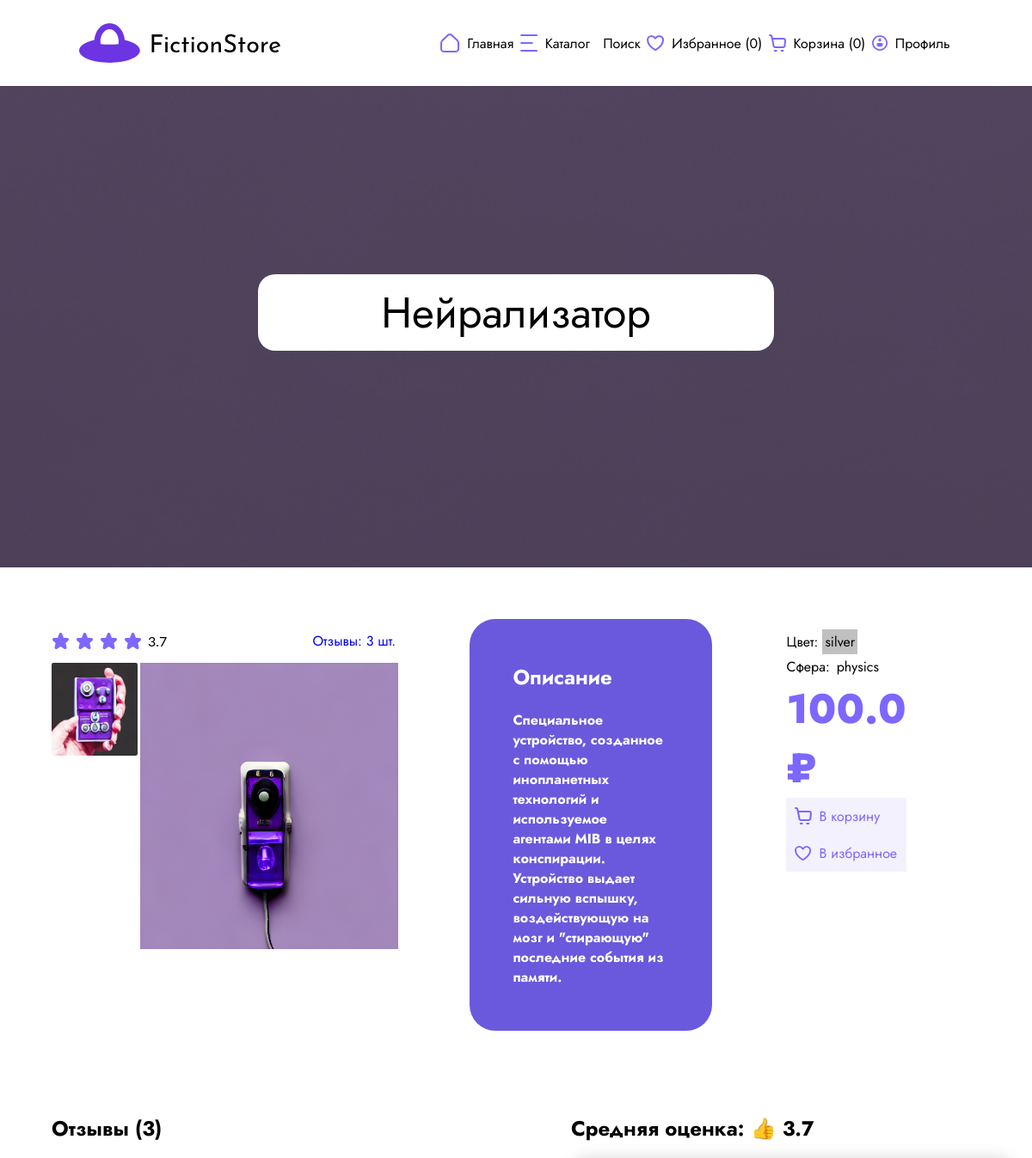
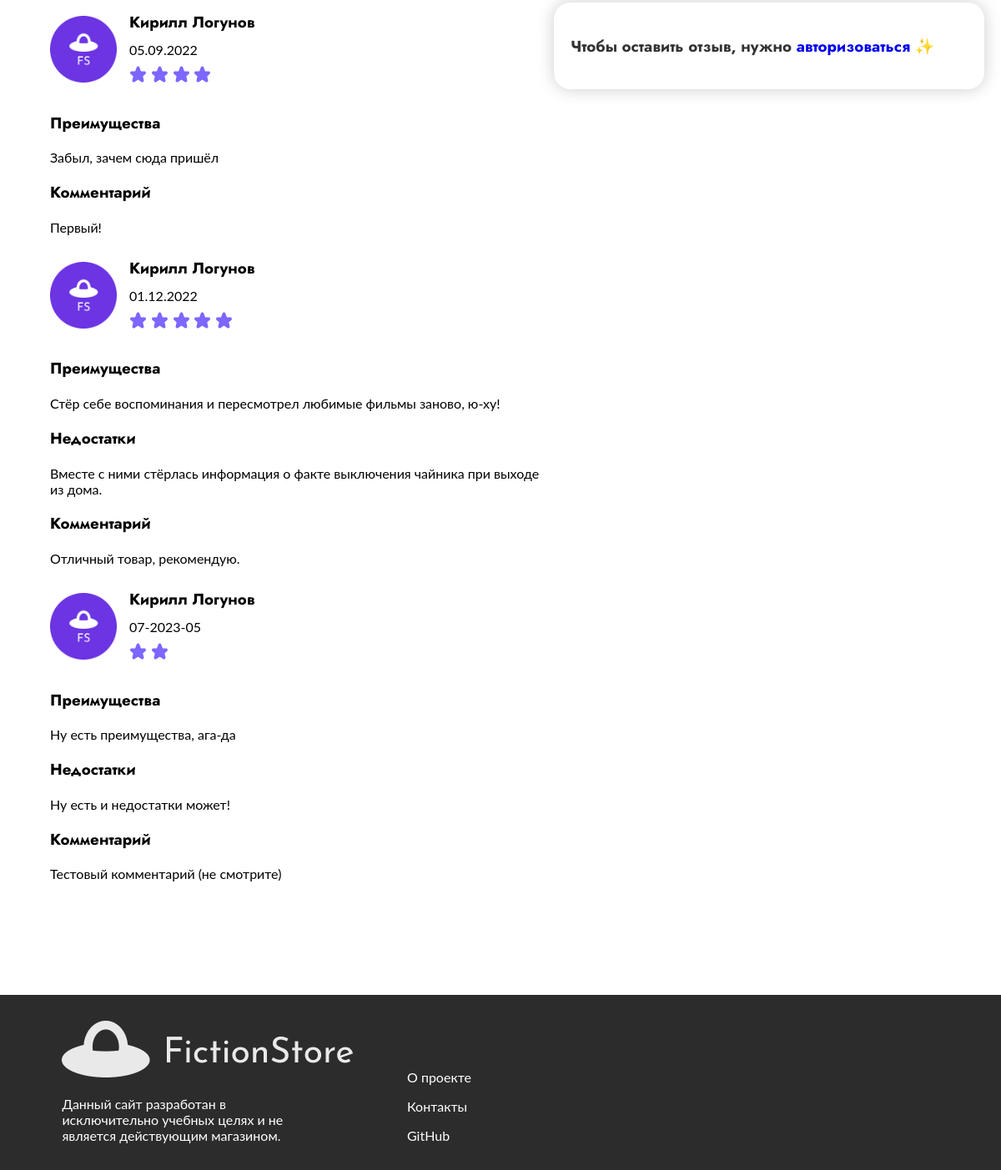
The page /product?id=1 on the database as committed earlier (2 pictures, top to bottom).
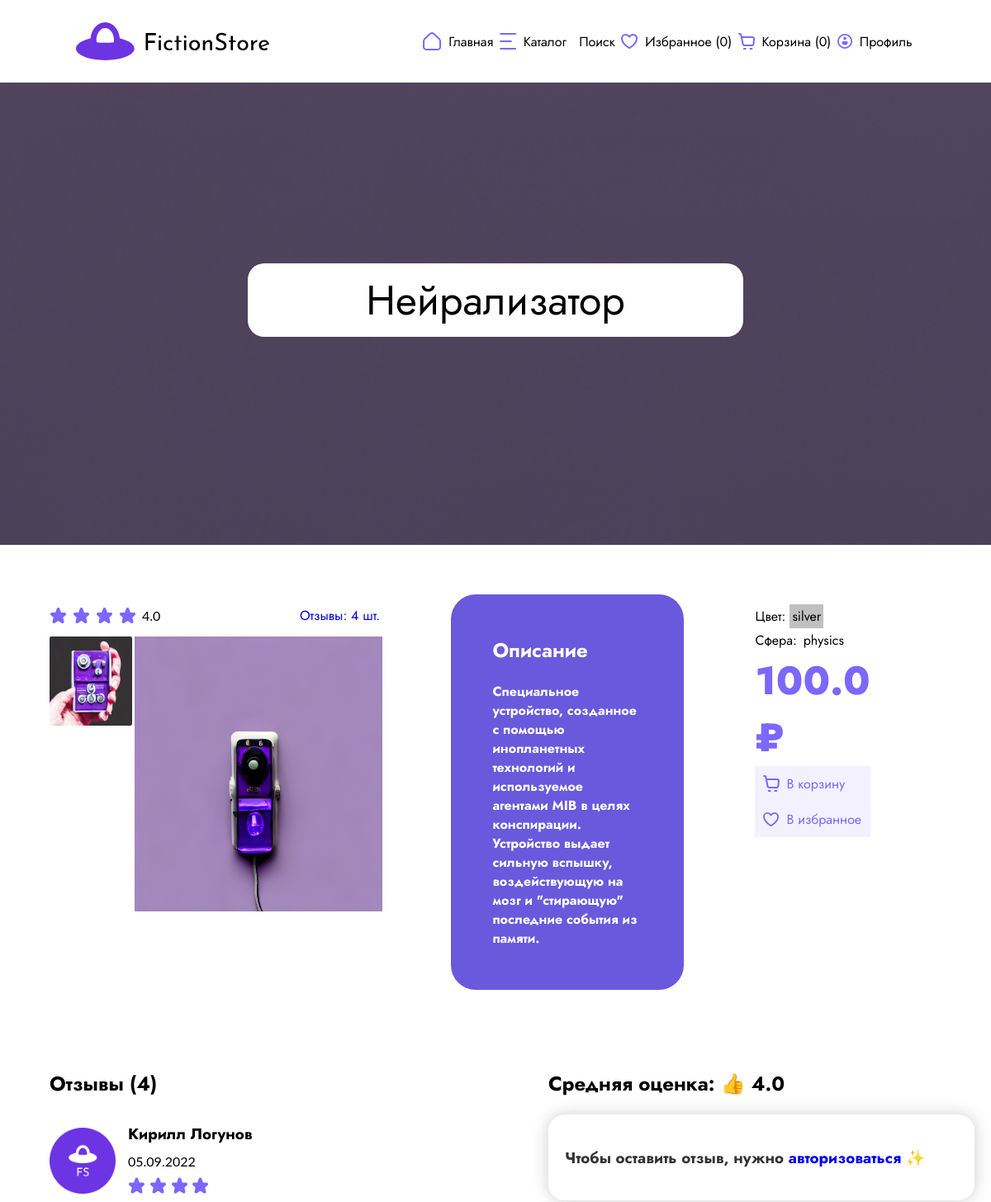
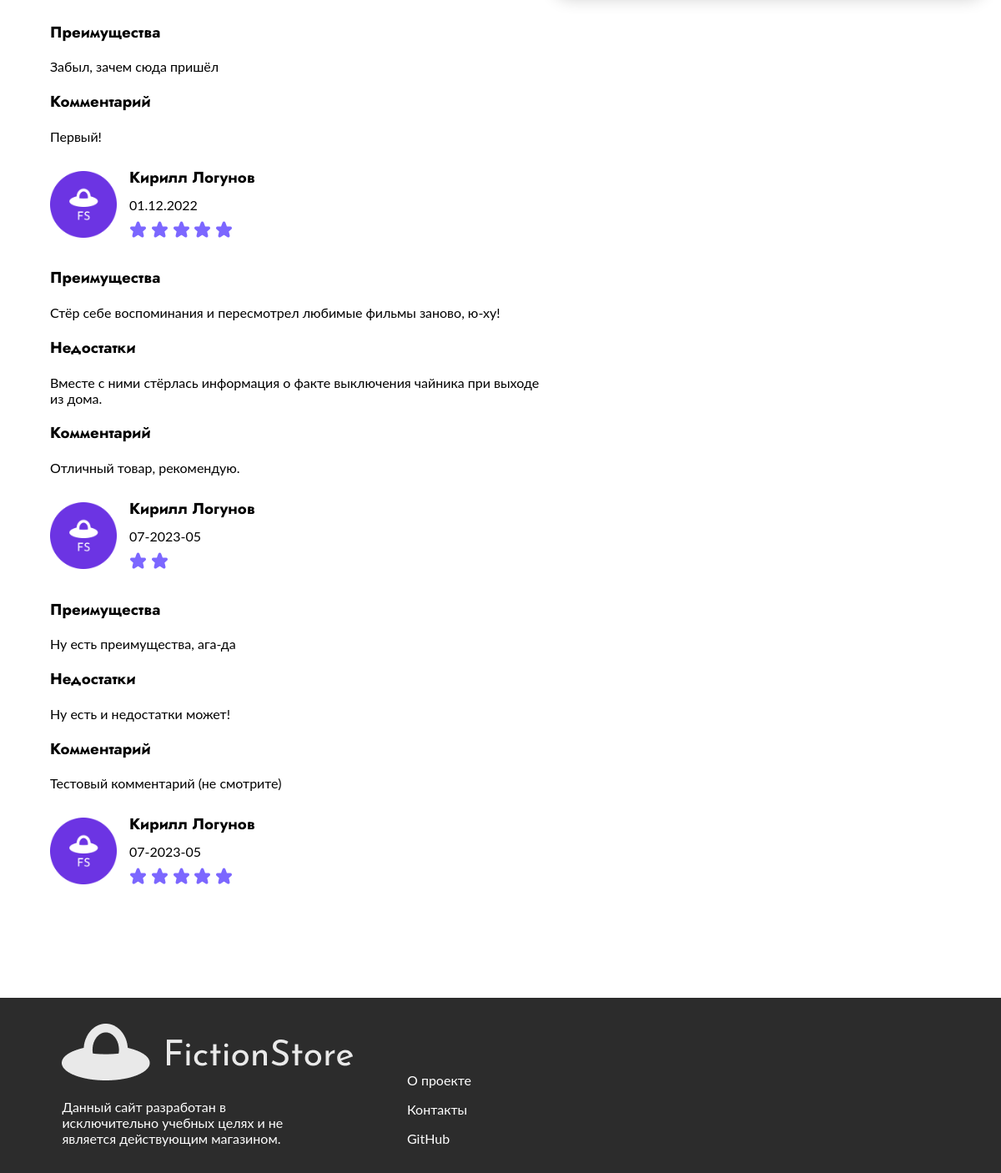
The same page on the database as committed later (2 pictures, top to bottom).
### app/models.py (models this page shows)
class Item(db.Model):
    __tablename__ = "item"
    id              = db.Column(db.Integer, primary_key=True)
    title           = db.Column(db.String(100), nullable=False)
    price           = db.Column(db.Float, nullable=False)
    description     = db.Column(db.String(1000), nullable=False)
    images          = db.Column(db.JSON) # [ "str", ... ]
    colors          = db.Column(db.JSON) # [ "str", ... ]
    science         = db.Column(db.JSON) # [ "str", ... ]
    comments        = db.relationship("Comment", backref="item")

class Comment(db.Model):
    __tablename__ = "comment"
    id          = db.Column(db.Integer, primary_key=True)
    user_id     = db.Column(db.Integer, db.ForeignKey('user.id'))
    item_id     = db.Column(db.Integer, db.ForeignKey('item.id'))
    date        = db.Column(db.String(10), nullable=False) # "day.month.year"
    score       = db.Column(db.Integer, nullable=False)
    pros        = db.Column(db.String(400))
    cons        = db.Column(db.String(400))
    text        = db.Column(db.String(800))

class User(db.Model):
    __tablename__ = "user"
    id          = db.Column(db.Integer, primary_key=True)
    email       = db.Column(db.String(100), nullable=False, unique=True)
    password    = db.Column(db.String(100), nullable=False)
    token       = db.Column(db.String(100), nullable=False, unique=True)
    name        = db.Column(db.String(50), nullable=False)
    surname     = db.Column(db.String(50))
    comments    = db.relationship("Comment", backref="user")
    basket      = db.relationship("Item", secondary=basket, backref=db.backref('users_have_basket'))
    favourites  = db.relationship("Item", secondary=favourites, backref=db.backref('users_have_fav'))

### app/controllers.py (the view)
@app.route('/product', methods=['GET', 'POST'])
def product():
    id = request.args.get('id')
    if not id or not (item := db.session.query(Item).filter(Item.id == id).first()):
        return redirect("404", code=404), {"Refresh": "0; url=/404"}
    average=0
    if item.comments:
        for comment in item.comments:
            average += comment.score
        average /= len(item.comments)
    user = authToken(request)
    if score := request.form.get('score'):
        pros = request.form.get('pros')
        cons = request.form.get('cons')
        text = request.form.get('text')
        item.comments.append(Comment(user_id=user.id, date=datetime.today().strftime('%d-%Y-%m'),
                                    score=int(score), pros=pros, cons=cons, text=text))
        db.session.commit()
    favs_len, basket_len = favs_basket_len(user, request.cookies)
    if user:
        in_fav = user.favourites.count(item) != 0
        in_basket = user.basket.count(item) != 0
    else:
        in_fav = (favourites := request.cookies.get('favourites')) and id+',' in favourites
        in_basket = (basket := request.cookies.get('basket')) and id+',' in basket
    return render_template('product.html', favs_len=favs_len,
                           basket_len=basket_len, item=item,
                           in_fav=in_fav, in_basket=in_basket,
                           average=average, user=user)

### app/controllers.py (called while the page is built)
def authToken(request):
    token = request.cookies.get('token')
    if token and (user := db.session.query(User).filter_by(token=token).first()):
        return user
    return False

def favs_basket_len(user, cookies):
    if user:
        return len(user.favourites), len(user.basket)
    return len(cookies.get('favourites') or "")//2, len(cookies.get('basket') or "")//2

### app/templates/product.html (shortened to what this page needs)
<!DOCTYPE html>
<html lang="en">
<head>
    <link rel="stylesheet" href="static/styles/style.css">
</head>
<body>
<header>
    <div class="navigator">
        <a href="/" style="display: contents;"><img src="static/img/gui/logo.svg"></a>
        <nav class="hide">
                <span>
                    <img src="static/img/gui/home.svg">
                    <a href="/">Главная</a>
                </span>
            <span>
                    <img src="static/img/gui/Catalog.svg">
                    <a href="catalog">Каталог</a>
                </span>
            <span>
                    <a href="/#search">Поиск</a>
                </span>
            <span>
                    <img src="static/img/gui/favourite.svg">
                    <a href="favourites">Избранное ({{ favs_len }})</a>
                </span>
            <span>
                    <img src="static/img/gui/backets.svg">
                    <a href="basket">Корзина ({{ basket_len }})</a>
                </span>
            <span>
                    <img src="static/img/gui/Profile.svg">
                    <a href="profile">Профиль</a>
                </span>
        </nav>
    </div>
</header>
<main class="product-main">
    <h1>{{ item.title }}</h1>
</main>
<div class="item-container">
    <span style="width:100%;">
        <div class="product item-column1">
            <span class="starsnfav">
                <span class="item-stars">
                    {% if item.comments %}
                        {% for _ in range (average | round(0, 'ceil') | int) %}
                            <img src="static/img/gui/star.svg" alt="">
                        {% endfor %}
                        <p>{{ average | round(1, 'ceil') }}</p>
                    {% endif %}
                </span>
                <a href="#reviews">Отзывы: {{ item.comments|length }} шт.</a>
            </span>
            <span style="width:35%;">
                <div class="additional">
                    {% for image in item.images[1:] %}
                        <img data-enlargable src="/static/img/items/{{ image }}" width="100" height="108">
                    {% endfor %}
                </div>
                <img data-enlargable src="/static/img/items/{{ item.images.0 }}" width="300" height="333">
            </span>
        </div>
    <aside class="item-column3 product description">
        <h2><b>Описание</b></h2>
        <h4>{{ item.description }}</h4>
    </aside>
        <aside class="item-column2 product" style="margin-top: 1.1%;">
        <div class="characteristics">
            <div class="characteristic">
                <span style="padding-top: 3px">Цвет:</span>
                {% for color in item.colors %}
                    <span style="background: {{ color }}; padding: 3px; margin-left: 5px">{{ color }}</span>
                {% endfor %}
            </div>
            <div class="characteristic">
                <span style="padding-top: 3px">Сфера:</span>
                {% for color in item.colors %}
                    <span style="padding: 3px; margin-left: 5px">{% for sci in item.science %}
                        {{ sci }}{% endfor %}</span>
                {% endfor %}
            </div>
            <div class="price-label">{{ item.price }} ₽</div>
            <div class="favcart" id="basketBox">
                {% if in_basket %}
                    <input type="checkbox" id="basket" checked>
                    <img style="color: rgba(124, 103, 255, 1)" src="static/img/gui/cart.svg">
                    <label for="basket">В корзине</label>
                {% else %}
                    <img style="color: rgba(124, 103, 255, 1)" src="static/img/gui/cart.svg">
                    <label for="basket">В корзину</label>
                {% endif %}
            </div>
            <div class="favcart" id="favBox">
                {% if in_fav %}
                    <input type="checkbox" id="fav" checked>
                    <img src="static/img/gui/favourite.svg"><label for="fav">В избранном</label>
                {% else %}
                    <img src="static/img/gui/favourite.svg"><label for="fav">В избранное</label>
                {% endif %}
            </div>
        </div>
        </aside>
    </span>
    <span class="reviews-container">
        <aside class="reviews-texts">
            <div id="reviews" class="reviews">
                <h2>Отзывы ({{ item.comments|length }})</h2>
                {% for comment in item.comments %}
                    <span class="review-head">
                        <img class="reviewer-pic" src="static/img/gui/favicon.ico">
                    <div class="reviewer-name">
                        <h3>{{ comment.user.name }} {{ comment.user.surname }}</h3>
                        <p>{{ comment.date }}</p>
                        {% for _ in range(comment.score | int) %}
                            <img src="static/img/gui/star.svg" alt="">
                        {% endfor %}
                    </div>
                    </span>
                    {% if comment.pros %}
                        <h3>Преимущества</h3>
                        <p>{{ comment.pros }}</p>
                    {% endif %}
                    {% if comment.cons %}
                        <h3>Недостатки</h3>
                        <p>{{ comment.cons }}</p>
                    {% endif %}
                    {% if comment.text %}
                        <h3>Комментарий</h3>
                        <p>{{ comment.text }} </p>
                    {% endif %}
                {% endfor %}
            </div>
        </aside>
        <div class="catalog">
            <h2>Средняя оценка: 👍 {{ average | round(1, 'ceil') }}</h2>
            <div class="itemcomm_body">
                {% if user %}
                <form action="#" method="post" class="itemcomm_form">
                    <h3 class="itemcomm_title">😉 Оставьте свой отзыв, {{ user.name }}</h3>
                    <div class="itemcomm_formgroup">
                        <label for="itemcomm_pros" class="itemcomm_label">Преимущества:</label>
                        <textarea name="pros" id="itemcomm_pros" rows="5" class="itemcomm_input itemcomm_textarea"></textarea>
                        <label for="itemcomm_cons" class="itemcomm_label">Недостатки:</label>
                        <textarea name="cons" id="itemcomm_cons" rows="5" class="itemcomm_input itemcomm_textarea"></textarea>
                    </div>
                    <label for="itemcomm_comment" class="itemcomm_label">Комментарий:</label>
                    <textarea name="text" id="itemcomm_comment" rows="10" class="itemcomm_input itemcomm_textarea"></textarea>
                    <label for="itemcomm_rating" class="itemcomm_label">Общая оценка:</label>
                    <input type="number" name="score" id="itemcomm_rating" min="1" max="5" value="5" class="itemcomm_input itemcomm_number" />
                    <input type="submit" value="Отправить" class="itemcomm_submit" />
                </form>
                {% else %}
                <div class="itemcomm_form">
                    <h3 class="itemcomm_title">Чтобы оставить отзыв, нужно <a href="/login">авторизоваться</a> ✨</h3>
                </div>
                {% endif %}
            </div>
        </div>
    </span>
</div>
<footer>
    <div class="annotation">
        <img src="static/img/gui/white_logo.png">
        <p>Данный сайт разработан в исключительно учебных целях и не является действующим магазином.</p>
    </div>
    <div class="nav_footer">
        <a href="#">
            <p>О проекте</p>
        </a>
        <a href="#">
            <p>Контакты</p>
        </a>
        <a href="https://github.com/BeidinaDaria/Fiction-store.git">
            <p>GitHub</p>
        </a>
    </div>
</footer>
</body>
</html>

### app/static/styles/style.css (style rules this page uses)
body, html { margin: 0; overflow-x: hidden; }
* { font-family: 'Jost', sans-serif; }
.description { padding: 30px 50px; background: rgb(106, 89, 220); border-radius: 30px; max-width: 25%; justify-content: center; }
.description { color: white; }
.favcart { align-items: center; display: flex; color: rgba(124, 103, 255, 1); padding: 10px; background: rgba(244, 241, 255, 1); }
.favcart img { padding-right: 8px; width: 20px; }
.favcart label:before { display: none; }
.price-label { color: rgba(124, 103, 255, 1); font-weight: 800; font-size: 300%; }
.reviews-container { margin-top: 7%; }
.review-head { display: flex; flex-direction: row; align-items: center; }
.reviewer-pic { width: 80px; height: 80px; margin-right: 15px; }
.reviewer-name { margin-top: 10px; }
.reviewer-name h3, .reviewer-name img, .reviewer-name p { margin: 0 0 10px; }
@media (min-width: 900px) { .reviews-texts { width: 55%; margin-right: 10px; } }
@media (min-width: 900px) { .item-column2 { width: 60%; } }
@media (min-width: 900px) { .item-container { margin: 5%; } }
@media (min-width: 900px) { span { display: flex; flex-direction: row; } }
@media (min-width: 900px) { p { font-family: lato, Arial, Helvetica, sans-serif; } }
@media (min-width: 900px) { a { text-decoration: none; } }
@media (min-width: 900px) { header { display: flex; flex-direction: column; background: #FAF8F8; margin-bottom: 0; height: 100px; } }
@media (min-width: 900px) { header > .navigator > .hide > span { height: 100px; margin: 50px 0; } }
@media (min-width: 900px) { header > .navigator, header > .navigator > nav { background: #ffffff; display: flex; flex-direction: row; justify-content: space-around; height: 100%; align-items: center; } }
@media (min-width: 900px) { header > .navigator > nav { width: 50%; height: 25%; vertical-align: middle; background: none; } }
@media (min-width: 900px) { header > .navigator > a { display: none; } }
@media (min-width: 900px) { header a { color: #000; } }
@media (min-width: 900px) { .hide > span { display: flex; align-items: center; } }
@media (min-width: 900px) { .hide > span > img { padding-right: 8px; } }
@media (min-width: 900px) { main { height: 70vh; background: url(../img/gui/kruzhochki.svg); background-position: center; background-repeat: no-repeat; background-attachment: scroll; margin-top: 0; display: flex; flex-direction: column; justify-content: center; align-items: center; background-color: #E6E6E6; } }
@media (min-width: 900px) { main > h1 { margin-top: 0; width: 50%; text-align: center; font-size: 50px; font-weight: 400; } }
@media (min-width: 900px) { .item-stars img { padding-right: 7px; } }
@media (min-width: 900px) { footer { background: rgba(44, 44, 44, 1); margin-top: 10%; padding: 1rem; } }
@media (min-width: 900px) { footer > .annotation, footer > .nav_footer { display: inline-block; color: white; } }
@media (min-width: 900px) { footer > .annotation { width: 25%; margin-left: 5%; padding-top: 15px; } }
@media (min-width: 900px) { footer > .annotation > p { color: white; } }
@media (min-width: 900px) { footer > .nav_footer { margin-left: 10%; } }
@media (min-width: 900px) { footer > .nav_footer > a { color: white; } }
@media (min-width: 900px) { input, label { display: inline-block; } }
@media (min-width: 900px) { label:before { display: inline-block; width: 1em; height: 1em; flex-shrink: 0; flex-grow: 0; border: 1px solid #adb5bd; border-radius: 0.25em; margin-left: -1em; margin-right: 0.5em; background-repeat: no-repeat; background-position: center center; background-size: 50% 50%; margin-top: 8px; } }
@media (min-width: 900px) { .product { display: inline-block; margin-right: 8%; } }
@media (min-width: 900px) { .additional { width: 100%; display: flex; flex-direction: column; margin-right: 2%; } }
@media (min-width: 900px) { .additional > img { margin-bottom: 2%; border-radius: 2%; } }
.starsnfav { display: flex; align-items: center; justify-content: space-between; }
.characteristic { display: flex; flex-direction: row; }
.itemcomm_title { color: #333; }
.itemcomm_form { width: 100%; margin: 0 auto; background-color: #fff; padding: 20px; box-shadow: 0px 0px 20px rgba(0, 0, 0, 0.2); border-radius: 20px; }

Rows that differ between the two databases and show on the page:
added Comment: user.name "Кирилл", user.surname "Логунов", date "07-2023-05", score 5 (drawn)
Other text that changed with them:
{{ average | round(1, 'ceil') }}: "3.7" → "4.0"
{{ item.comments|length }}: "3" → "4"
